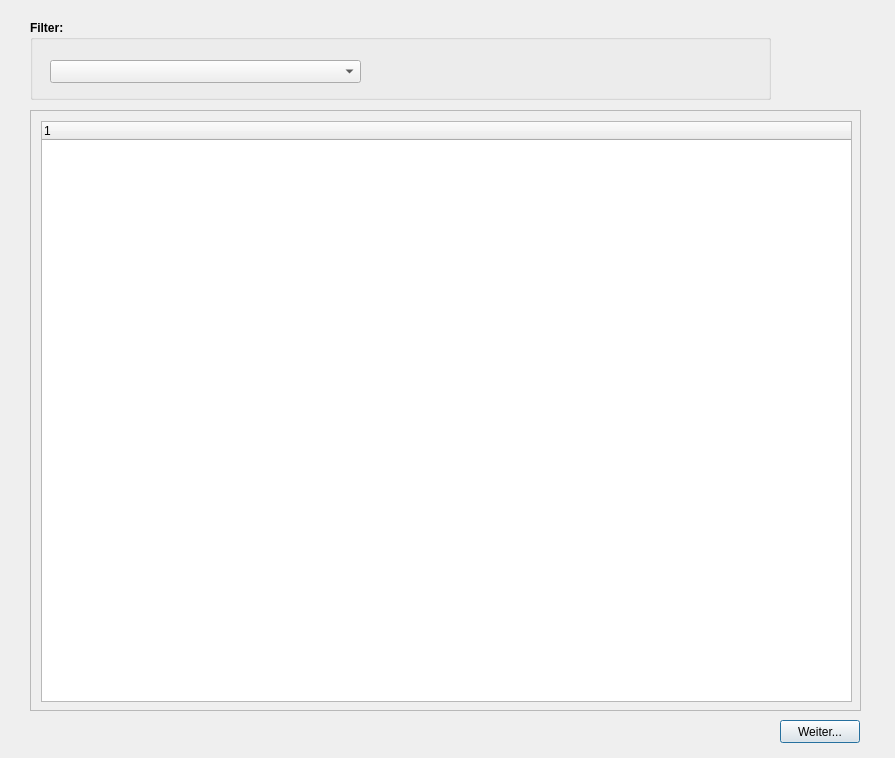
<?xml version="1.0" encoding="UTF-8"?>
<ui version="4.0">
 <class>Dialog</class>
 <widget class="QDialog" name="Dialog">
  <property name="geometry">
   <rect>
    <x>0</x>
    <y>0</y>
    <width>895</width>
    <height>758</height>
   </rect>
  </property>
  <property name="windowTitle">
   <string>Dialog</string>
  </property>
  <widget class="QGroupBox" name="groupBox">
   <property name="geometry">
    <rect>
     <x>30</x>
     <y>20</y>
     <width>741</width>
     <height>80</height>
    </rect>
   </property>
   <property name="font">
    <font>
     <weight>75</weight>
     <bold>true</bold>
    </font>
   </property>
   <property name="title">
    <string>Filter:</string>
   </property>
   <widget class="QComboBox" name="comboBox_vertrag">
    <property name="geometry">
     <rect>
      <x>20</x>
      <y>40</y>
      <width>311</width>
      <height>23</height>
     </rect>
    </property>
   </widget>
  </widget>
  <widget class="QPushButton" name="pushButton_weiter">
   <property name="geometry">
    <rect>
     <x>780</x>
     <y>720</y>
     <width>80</width>
     <height>23</height>
    </rect>
   </property>
   <property name="text">
    <string>Weiter...</string>
   </property>
  </widget>
  <widget class="QScrollArea" name="scrollArea">
   <property name="geometry">
    <rect>
     <x>30</x>
     <y>110</y>
     <width>831</width>
     <height>601</height>
    </rect>
   </property>
   <property name="widgetResizable">
    <bool>true</bool>
   </property>
   <widget class="QWidget" name="scrollAreaWidgetContents">
    <property name="geometry">
     <rect>
      <x>0</x>
      <y>0</y>
      <width>829</width>
      <height>599</height>
     </rect>
    </property>
    <widget class="QTreeWidget" name="treeWidget_vsnrDict">
     <property name="geometry">
      <rect>
       <x>10</x>
       <y>10</y>
       <width>811</width>
       <height>581</height>
      </rect>
     </property>
     <column>
      <property name="text">
       <string notr="true">1</string>
      </property>
     </column>
    </widget>
   </widget>
  </widget>
 </widget>
 <resources/>
 <connections/>
</ui>
